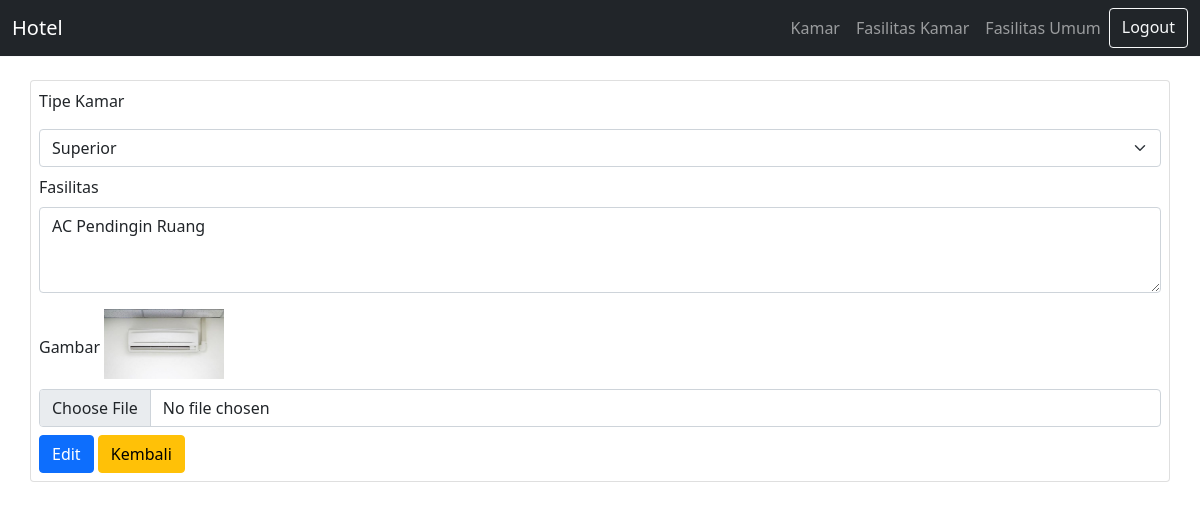
Screenshot of /admin/edit_fasilitas_kamar.php?id_fasilitas_kamar=31 with the database file from the repository.
### tables this page shows
CREATE TABLE `fasilitas_kamar` (
  `id` int(11) NOT NULL,
  `id_kamar` int(11) NOT NULL,
  `fasilitas` varchar(100) NOT NULL,
  `gambar` varchar(100) NOT NULL
);

### admin/edit_fasilitas_kamar.php (the view, shortened to what this page needs)
<!DOCTYPE html>
<html lang="en">
<head>
  <?php
  $conn = mysqli_connect("localhost", "root", "", "hotel-hebat");
  $id = $_GET["id_fasilitas_kamar"];
  $DetailFasilitasKamar = mysqli_query($conn, "SELECT * FROM fasilitas_kamar WHERE id = '$id'");
  $ResultDetailFasilitasKamar = mysqli_fetch_assoc($DetailFasilitasKamar);
  ?>
  <!DOCTYPE html>
  <html lang="en">
  <head>
    <link rel="stylesheet" href="../vendor/bootstrap.min.css">
    <link rel="stylesheet" href="../vendor/dataTables.bootstrap5.min.css">
  </head>
<body style="margin-top: 80px;">
  <?php
  include './navbar.php'
  ?>
  <div class="container card p-2">
    <form action="" method="post" enctype="multipart/form-data">
      <div class="mb-2">
      <label for="id_kamar">Tipe Kamar</label>
      <select class="form-select mt-3" id="id_kamar" name="id_kamar">
                  <?php
                    $sql = "SELECT * FROM kamar";
                    $result = $conn->query($sql);
                      if ($result->num_rows > 0) {
                      while($row = $result->fetch_assoc()) {
                  ?>
                        <option value="<?php echo $row["id_kamar"]; ?>"> <?php echo $row["nama_kamar"]; ?> </option>
                  <?php
                    }
                   }
                  ?>
                   </select>
      </div>
      <div class="mb-3">
        <label for="fasilitas" class="form-label">Fasilitas</label>
        <textarea name="fasilitas" class="form-control" id="fasilitas" rows="3"><?= $ResultDetailFasilitasKamar['fasilitas']; ?></textarea>
      </div>
      <div class="mb-2">
        <label for="gambar" class="form-label">Gambar</label>
        <img src="../vendor/img/fasilitas_Kamar/<?= $ResultDetailFasilitasKamar['gambar']; ?>" style="width: 120px; height: 70px; margin-bottom: 10px;">
        <input type="file" class="form-control" name="gambar" id="gambar">
      </div>
      <button class="btn btn-primary" type="submit" name="fasilitas_kamar">Edit</button>
      <a href="fasilitas_kamar.php" class="btn btn-warning">Kembali</a>
    </form>
  </div>
</body>
</html>
<link rel="stylesheet" href="../vendor/bootstrap.min.css">
<link rel="stylesheet" href="../vendor/dataTables.bootstrap5.min.css">
</head>
<body style="margin-top: 80px;">
  <?php
  include './navbar.php'
  ?>
</body>
</html>

### rows the page displays
fasilitas_kamar: fasilitas "AC Pendingin Ruang", gambar (picture)

### other values shown
form field id_kamar "Superior"
